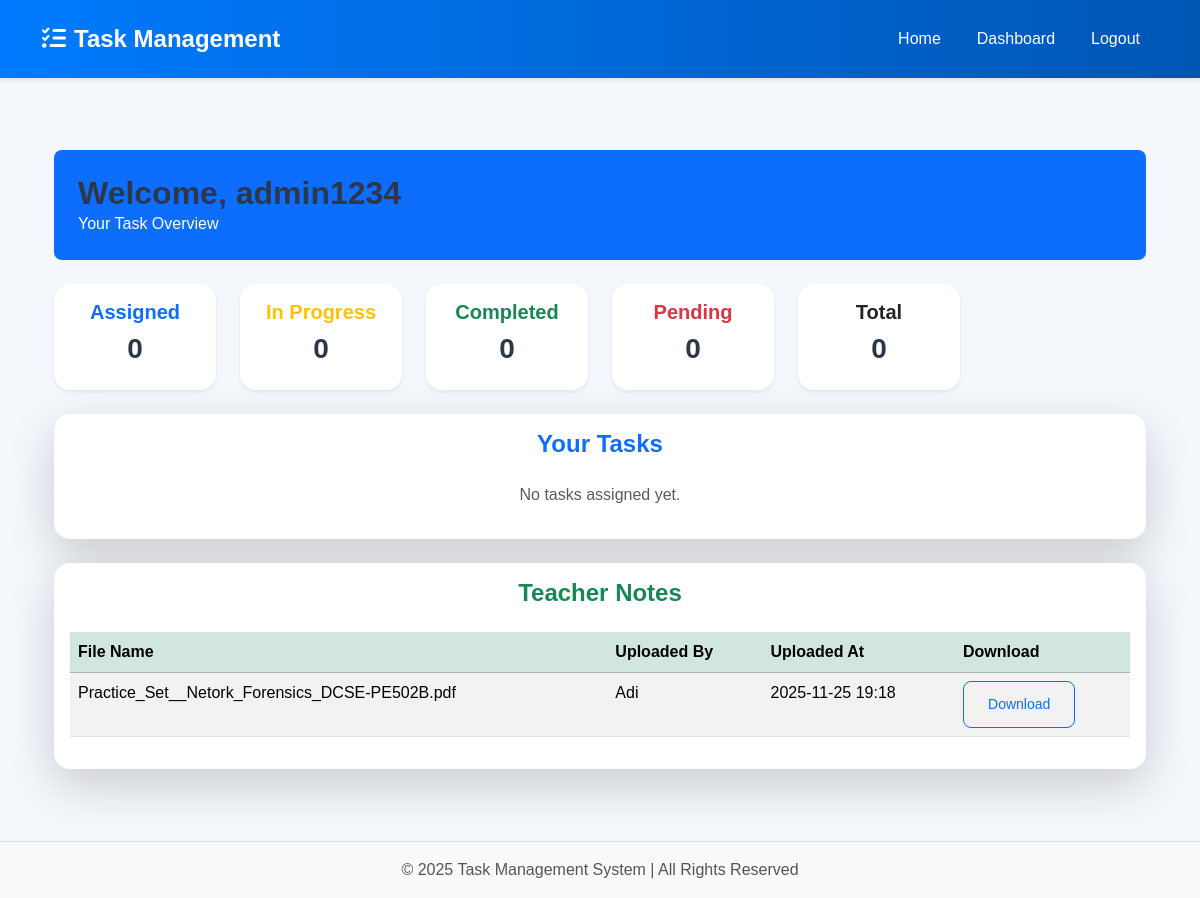
The page /student_dashboard/ (signed in) on the database its author committed.
### tasks/models.py (models this page shows, shortened)
class CustomUser(AbstractUser):
    ROLE_CHOICES = [
        ('Admin', 'Admin'),
        ('Teacher', 'Teacher'),
        ('Student', 'Student'),
    ]
    role = models.CharField(max_length=20, choices=ROLE_CHOICES, default='Student')
    otp = models.CharField(max_length=6, blank=True, null=True)
    otp_created_at = models.DateTimeField(blank=True, null=True)
    class Meta:
        permissions = [
            ("manage_users", "Can manage user accounts"),
            ("assign_roles", "Can assign roles to users"),
            ("view_all_tasks", "Can view all tasks in the system"),
        ]

class NotesUpload(models.Model):
    uploaded_by = models.ForeignKey(settings.AUTH_USER_MODEL, on_delete=models.CASCADE)
    file = models.FileField(upload_to='notes/')
    uploaded_at = models.DateTimeField(auto_now_add=True)

### tasks/views.py (the view)
# urls.py: path("student_dashboard/", views.student_dashboard, name="student_dashboard"),
@login_required
def student_dashboard(request):
    tasks = Task.objects.filter(assigned_to=request.user)
    assigned_count = tasks.count()
    in_progress_count = tasks.filter(status='In Progress').count()
    completed_count = tasks.filter(status='Completed').count()
    pending_count = tasks.filter(status='Pending').count()
    notes = NotesUpload.objects.all().order_by('-uploaded_at')
    return render(request, 'tasks/student_dashboard.html', {
        'tasks': tasks,
        'assigned_count': assigned_count,
        'in_progress_count': in_progress_count,
        'completed_count': completed_count,
        'pending_count': pending_count,
        'total_count': tasks.count(),
        'notes': notes,
    })

### tasks/templates/tasks/student_dashboard.html (shortened to what this page needs)
{% extends 'tasks/base.html' %}
{% block content %}
<div class="container-fluid py-4">
  <div class="bg-primary text-white p-4 rounded-3 mb-4">
    <h2 class="mb-0">Welcome, {{ request.user.username }}</h2>
    <p class="mb-0">Your Task Overview</p>
  </div>
  <div class="row text-center mb-4">
    <div class="col-md-2">
      <div class="card shadow-sm p-3 rounded-4">
        <h5 class="text-primary">Assigned</h5>
        <h3>{{ assigned_count }}</h3>
      </div>
    </div>
    <div class="col-md-2">
      <div class="card shadow-sm p-3 rounded-4">
        <h5 class="text-warning">In Progress</h5>
        <h3>{{ in_progress_count }}</h3>
      </div>
    </div>
    <div class="col-md-2">
      <div class="card shadow-sm p-3 rounded-4">
        <h5 class="text-success">Completed</h5>
        <h3>{{ completed_count }}</h3>
      </div>
    </div>
    <div class="col-md-2">
      <div class="card shadow-sm p-3 rounded-4">
        <h5 class="text-danger">Pending</h5>
        <h3>{{ pending_count }}</h3>
      </div>
    </div>
    <div class="col-md-2">
      <div class="card shadow-sm p-3 rounded-4">
        <h5 class="text-dark">Total</h5>
        <h3>{{ total_count }}</h3>
      </div>
    </div>
  </div>
  <div class="card shadow-lg rounded-4 mb-4">
    <div class="card-body">
      <h4 class="text-center text-primary mb-4">Your Tasks</h4>
      {% if tasks %}
      <table class="table table-bordered table-hover">
        <thead class="table-primary">
          <tr>
            <th>Title</th>
            <th>Status</th>
            <th>Due Date</th>
            <th>Attachment</th>
          </tr>
        </thead>
        <tbody>
          {% for task in tasks %}
          <tr>
            <td>{{ task.title }}</td>
            <td>{{ task.status }}</td>
            <td>{{ task.due_date|date:"Y-m-d" }}</td>
            <td>
              {% if task.attachment %}
                <a href="{{ task.attachment.url }}" target="_blank">View</a>
              {% else %}
                -
              {% endif %}
            </td>
          </tr>
          {% endfor %}
        </tbody>
      </table>
      {% else %}
      <p class="text-center text-muted">No tasks assigned yet.</p>
      {% endif %}
    </div>
  </div>
  <div class="card shadow-lg rounded-4">
    <div class="card-body">
      <h4 class="text-center text-success mb-4">Teacher Notes</h4>
      {% if notes %}
      <table class="table table-striped table-hover">
        <thead class="table-success">
          <tr>
            <th>File Name</th>
            <th>Uploaded By</th>
            <th>Uploaded At</th>
            <th>Download</th>
          </tr>
        </thead>
        <tbody>
          {% for note in notes %}
          <tr>
            <td>{{ note.file.name|cut:"notes/" }}</td>
            <td>{{ note.uploaded_by.username }}</td>
            <td>{{ note.uploaded_at|date:"Y-m-d H:i" }}</td>
            <td>
              <a href="{{ note.file.url }}" class="btn btn-outline-primary btn-sm" download>
                Download
              </a>
            </td>
          </tr>
          {% endfor %}
        </tbody>
      </table>
      {% else %}
      <p class="text-center text-muted">No notes uploaded yet.</p>
      {% endif %}
    </div>
  </div>
</div>
{% endblock %}

### tasks/static/tasks/css/style.css (style rules this page uses)
body { font-family: "Poppins", sans-serif; background-color: #f4f7fc; color: #333; min-height: 100vh; display: flex; flex-direction: column; }
.btn { font-weight: 500; padding: 0.75rem 1.5rem; border-radius: 8px; transition: all 0.2s ease-in-out; }
.card { border: none; border-radius: 15px; box-shadow: 0 4px 15px rgba(0, 0, 0, 0.1); transition: all 0.3s ease; background: white; }
h1, h2, h3, h4, h5, h6 { font-weight: 600; color: #2d3748; }
a { color: #0d6efd; text-decoration: none; transition: color 0.15s ease-in-out; }

### rows shown on the page
CustomUser: user.username "admin1234"
NotesUpload: file.name "Practice_Set__Netork_Forensics_DCSE-PE502B.pdf", uploaded_by.username "Adi", uploaded_at "2025-11-25 19:18"

### other values the page prints
{{ assigned_count }} "0"
{{ in_progress_count }} "0"
{{ completed_count }} "0"
{{ pending_count }} "0"
{{ total_count }} "0"
